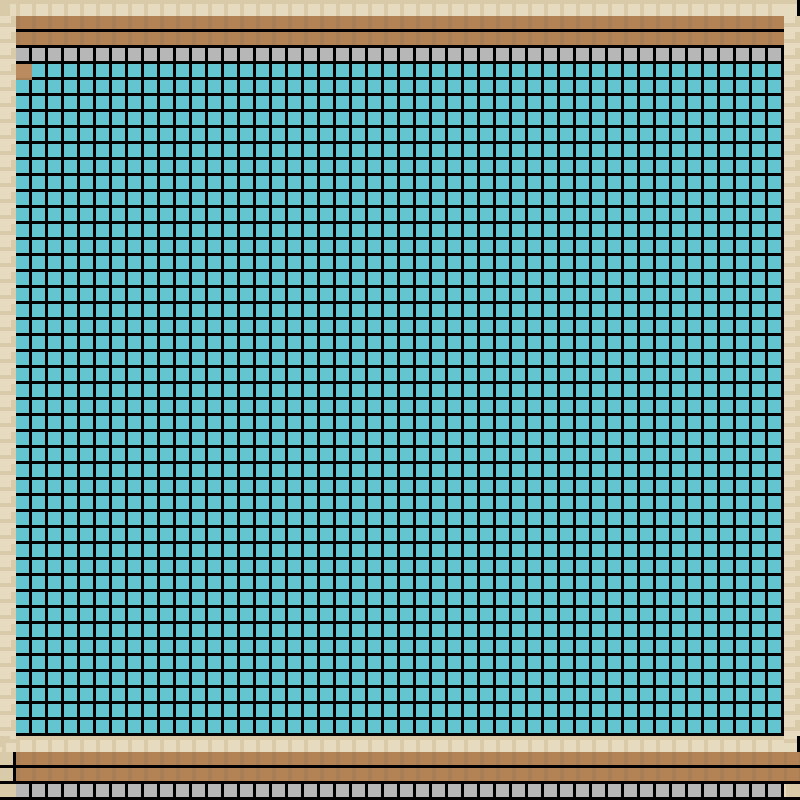

The image is a tile-based game level rendered from a .tmx file. Its description and source (layers, tilesets, objects; grid data summarised) follow:
An orthogonal 50x50 tile map with 16x16 px tiles, 3 tile layers (Ground Terrain, Deco0, Above0), 2 hidden layers not drawn.

<map version="1.4" tiledversion="1.4.3" orientation="orthogonal" renderorder="right-down" width="50" height="50" tilewidth="16" tileheight="16" infinite="0" backgroundcolor="#000000" nextlayerid="6" nextobjectid="1">
 <editorsettings>
  <export target="The Arena.json" format="json" />
 </editorsettings>
 <tileset firstgid="1" source="roguelikeSheet.tsx" />
 <layer id="1" name="Ground Terrain" width="50" height="50">
  <data>[2500 cells, 2500 non-empty, 1 distinct tile ids]</data>
 </layer>
 <layer id="2" name="Deco0" width="50" height="50">
  <data>[2500 cells, 146 non-empty, 4 distinct tile ids]</data>
 </layer>
 <layer id="3" name="Above0" width="50" height="50">
  <data>[2500 cells, 340 non-empty, 12 distinct tile ids]</data>
 </layer>
 <layer id="4" name="Collision" width="50" height="50" visible="0">
  <data>[2500 cells, 437 non-empty, 2 distinct tile ids]</data>
 </layer>
 <layer id="5" name="House:1145:224:left:" width="50" height="50" visible="0">
  <data>[2500 cells, 1 non-empty, 1 distinct tile ids]</data>
 </layer>
</map>